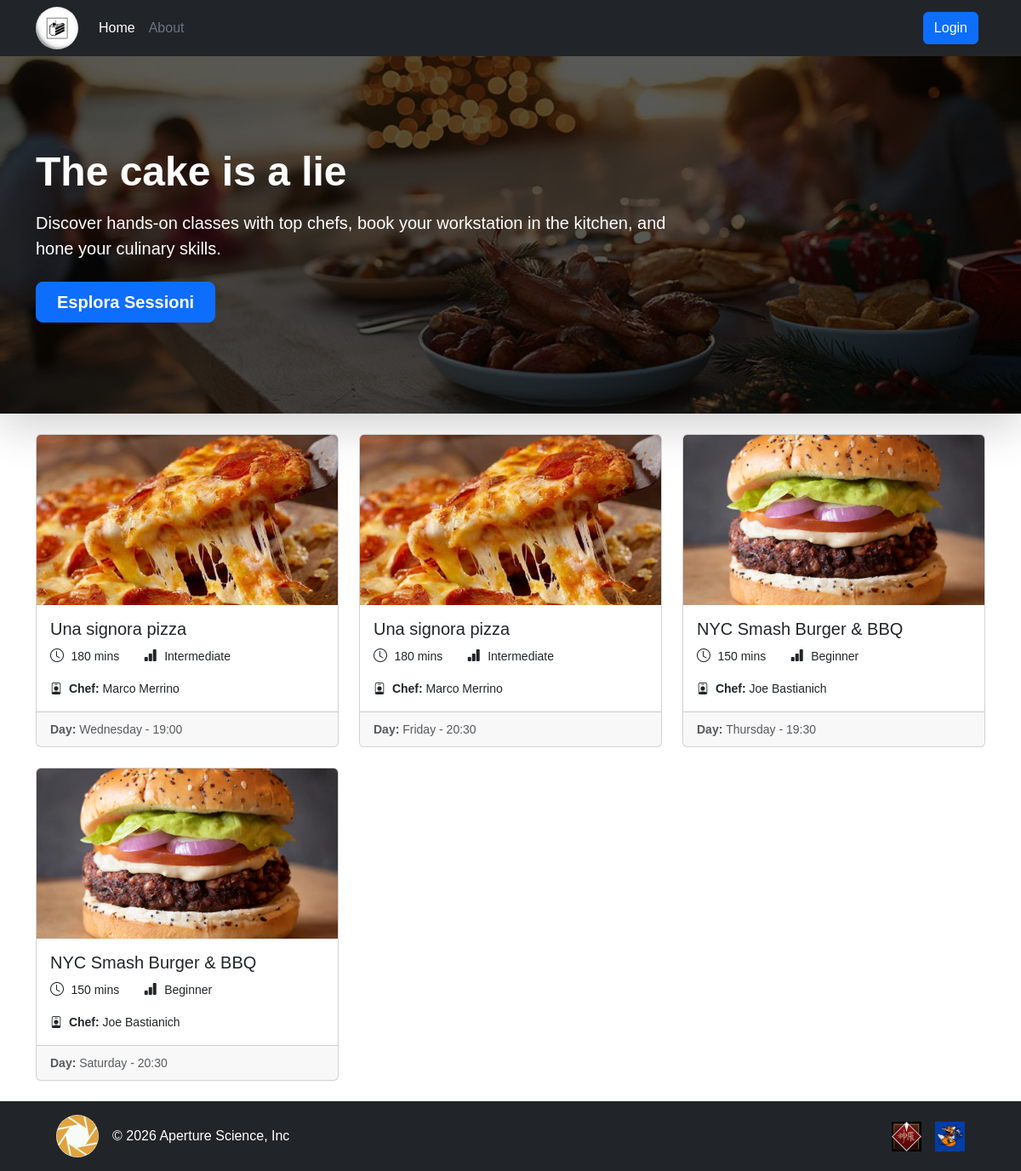
The page / on the database its author committed.
### tables this page shows
CREATE TABLE "CLASS_SESSION" (
	"id"	INTEGER NOT NULL UNIQUE,
	"max_capacity"	INTEGER NOT NULL,
	"start_time"	TEXT NOT NULL,
	"day_of_week"	TEXT NOT NULL,
	"kitchen"	TEXT NOT NULL,
	"COOKING_CLASS_id"	INTEGER NOT NULL,
	PRIMARY KEY("id" AUTOINCREMENT),
	FOREIGN KEY("COOKING_CLASS_id") REFERENCES "COOKING_CLASS"("id") ON DELETE CASCADE
);

CREATE TABLE "COOKING_CLASS" (
	"id"	INTEGER NOT NULL UNIQUE,
	"cuisine"	TEXT NOT NULL,
	"title"	TEXT NOT NULL,
	"duration"	INTEGER NOT NULL,
	"difficulty"	TEXT NOT NULL CHECK("difficulty" IN ('Beginner', 'Intermediate', 'Advanced')),
	"chef_name"	TEXT NOT NULL,
	"description"	TEXT NOT NULL,
	"dietary_category"	TEXT NOT NULL CHECK("dietary_category" IN ('Standard', 'Vegetarian', 'Vegan', 'Gluten-free')),
	"photo_1"	TEXT NOT NULL,
	"photo_2"	TEXT NOT NULL,
	"photo_3"	TEXT NOT NULL,
	"USER_email"	TEXT NOT NULL,
	PRIMARY KEY("id" AUTOINCREMENT),
	FOREIGN KEY("USER_email") REFERENCES "USER"("email") ON DELETE CASCADE
);

### app.py (the view)
@app.route("/")
def home():
    session_classes = cooking_class_dao.get_all_sessions()
    return render_template("public/index.html", session_classes=session_classes)

### dao/cooking_class_dao.py (called while the page is built)
def get_all_sessions():
    conn = utilities_dao.db_connect()
    cursor = conn.cursor()
    cursor.execute("""
    SELECT *
    FROM CLASS_SESSION
    JOIN COOKING_CLASS ON CLASS_SESSION.COOKING_CLASS_id = COOKING_CLASS.id
    """)
    sessions = cursor.fetchall()
    utilities_dao.close_connection(conn, cursor)
    return sessions

### dao/utilities_dao.py (called while the page is built)
def db_connect():
    conn = sqlite3.connect(DATABASE)
    conn.row_factory = sqlite3.Row
    return conn

def close_connection(conn, cursor):
    conn.commit()
    cursor.close()
    conn.close()

### templates/public/index.html (shortened to what this page needs)
{% extends "base.html" %}
{% block content %}
<section class="hero-section">
    <div class="shadow-lg position-relative overflow-hidden hero-banner">
        <div class="position-absolute top-0 start-0 w-100 h-100 d-flex align-items-center hero-mask">
            <div class="container">
                <div class="text-white col-lg-8">
                    <h1 class="display-5 fw-bold mb-3">The cake is a lie</h1>
                    <p class="lead mb-4">
                        Discover hands-on classes with top chefs, book your workstation in the kitchen, and hone your culinary skills.
                    </p>
                    <div class="d-grid gap-2 d-sm-flex">
                        <a href="#sessions-list" class="btn btn-primary btn-lg px-4 gap-3 fw-bold">Esplora Sessioni</a>
                    </div>
                </div>
            </div>
        </div>
    </div>
</section>
<div class="container my-4">
    {% if session_classes %}
    <div class="row g-4">
        {% for session in session_classes %}
        <div class="col-12 col-md-6 col-lg-4">
            <div class="card h-100">
                <img src="{{ url_for('static', filename='img/classes/' ~ session.photo_1) }}" alt="{{ session.title }}"
                    class="card-img-top object-fit-cover card-session-img">
                <div class="card-body">
                    <h5 class="card-title">
                        <a href="{{ url_for('session_details', session_id=session.id) }}"
                            class="stretched-link text-decoration-none text-dark">
                            {{ session.title }}
                        </a>
                    </h5>
                    <ul class="mb-3 list-inline">
                        <li class="list-inline-item">
                            <i class="bi bi-clock me-1"></i>
                            <span class="small">{{ session.duration }} mins</span>
                        </li>
                        <li class="list-inline-item ms-3">
                            <i class="bi bi-bar-chart-fill me-1"></i>
                            <span class="small">{{ session.difficulty }}</span>
                        </li>
                    </ul>
                    <p class="small mb-0">
                        <i class="bi bi-person-badge me-1"></i>
                        <strong>Chef:</strong> {{ session.chef_name }}
                    </p>
                </div>
                <div class="card-footer">
                    <small class="text-body-secondary"><strong>Day: </strong>{{ session.day_of_week }} - {{
                        session.start_time }}</small>
                </div>
            </div>
        </div>
        {% endfor %}
    </div>
    {% endif %}
</div>
{% endblock %}

### templates/base.html (shortened to what this page needs)
<!DOCTYPE html>
<html lang="en">
<head>
    <link href="https://cdn.jsdelivr.net/npm/bootstrap@5.3.3/dist/css/bootstrap.min.css" rel="stylesheet">
    <link rel="stylesheet" href="https://cdn.jsdelivr.net/npm/bootstrap-icons@1.11.3/font/bootstrap-icons.min.css">
    <link rel="stylesheet" href="{{ url_for('static', filename='css/root.css') }}">
    <link rel="stylesheet" href="{{ url_for('static', filename='css/index.css') }}">
    <link rel="stylesheet" href="{{ url_for('static', filename='css/authentication.css') }}">
</head>
<body class="d-flex flex-column min-vh-100">
    <header class="sticky-top py-2 text-bg-dark">
        <div class="container">
            <div class="d-flex flex-wrap align-items-center">
                <a href="{{ url_for('home') }}" class="d-flex align-items-center me-3 text-white text-decoration-none">
                    <img class="site-logo rounded-circle" width="50" height="50"
                        src="{{ url_for('static', filename='img/logos/cake_3.jpg') }}"
                        alt="The cake is a lie logo">
                </a>
                <ul class="nav me-auto mb-2 mb-md-0">
                    <li><a href="{{ url_for('home') }}" class="nav-link px-2 text-white">Home</a></li>
                    <li><a href="#" class="nav-link px-2 text-secondary">About</a></li>
                </ul>
                <div class="col-md-3 text-end">
                    {% if not current_user.is_authenticated %}
                    <a href="{{ url_for('login') }}" type="button" class="btn btn-primary me-2">Login</a>
                    {% endif %}
                </div>
            </div>
        </div>
    </header>
    <main class="flex-grow-1">
        {% block content %}
        {% endblock %}
    </main>
    <footer class="text-bg-dark py-3 mt-auto">
        <div class="container">
            <div class=" d-flex flex-wrap justify-content-between align-items-center">
                <div class="col-md-4 d-flex align-items-center mx-4">
                    <a href="{{ url_for('home') }}"
                        class="d-flex align-items-center me-3 text-white text-decoration-none">
                        <img class="site-logo rounded-circle" width="50" height="50"
                            src="{{ url_for('static', filename='img/logos/aperture_science.jpg') }}" alt="">
                    </a>
                    <span class="text-body-primary">© 2026 Aperture Science, Inc</span>
                </div>
                <ul class="nav col-md-4 justify-content-end list-unstyled d-flex mx-4">
                    <li class="ms-3">
                        <a class="text-body-secondary" href="#" aria-label="Shinra Inc">
                            <img src="{{ url_for('static', filename='img/logos/shinra_logo.jpg') }}" alt="Shinra Inc"
                                width="35" height="35">
                        </a>
                    </li>
                    <li class="ms-3">
                        <a class="text-body-secondary" href="#" aria-label="Fox Hound">
                            <img src="{{ url_for('static', filename='img/logos/fox_hound_logo.jpg') }}" alt="Fox Hound"
                                width="35" height="35">
                        </a>
                    </li>
                </ul>
            </div>
        </div>
    </footer>
</body>
</html>

### static/css/root.css (style rules this page uses)
html { scrollbar-width: thin; scrollbar-color: #0072FA #212529; }
body { overflow-x: hidden; font-family: Verdana, Geneva, Tahoma, sans-serif; }

### static/css/index.css (style rules this page uses)
.hero-banner { background-image: url('../img/home/hero.jpg'); background-size: cover; background-position: center; min-height: 420px; }
.hero-mask { background-color: rgba(0, 0, 0, 0.65); }
.card-session-img { height: 200px; }

### rows shown on the page
CLASS_SESSION: photo_1 (picture), title "Una signora pizza", duration "180", difficulty "Intermediate", chef_name "Marco Merrino", day_of_week "Wednesday", start_time "19:00"
CLASS_SESSION: photo_1 (picture), title "Una signora pizza", duration "180", difficulty "Intermediate", chef_name "Marco Merrino", day_of_week "Friday", start_time "20:30"
CLASS_SESSION: photo_1 (picture), title "NYC Smash Burger & BBQ", duration "150", difficulty "Beginner", chef_name "Joe Bastianich", day_of_week "Thursday", start_time "19:30"
CLASS_SESSION: photo_1 (picture), title "NYC Smash Burger & BBQ", duration "150", difficulty "Beginner", chef_name "Joe Bastianich", day_of_week "Saturday", start_time "20:30"
